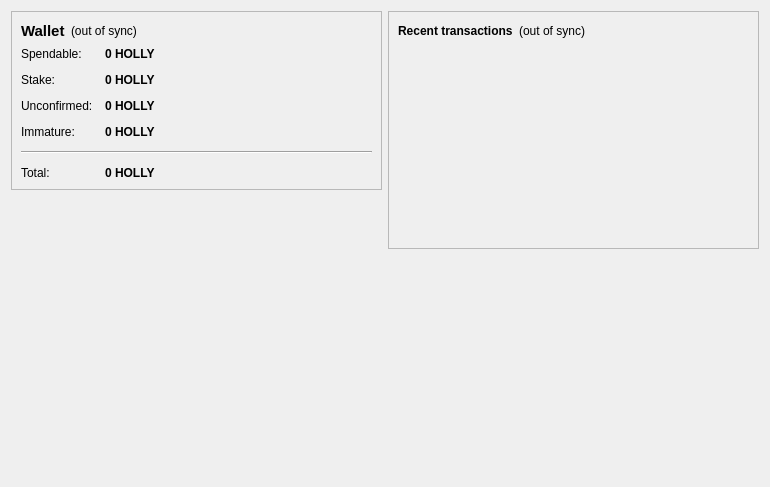
<?xml version="1.0" encoding="UTF-8"?>
<ui version="4.0">
 <class>OverviewPage</class>
 <widget class="QWidget" name="OverviewPage">
  <property name="geometry">
   <rect>
    <x>0</x>
    <y>0</y>
    <width>770</width>
    <height>487</height>
   </rect>
  </property>
  <property name="windowTitle">
   <string>Form</string>
  </property>
  <layout class="QHBoxLayout" name="horizontalLayout" stretch="1,1">
   <item>
    <layout class="QVBoxLayout" name="verticalLayout_2">
     <item>
      <widget class="QFrame" name="frame">
       <property name="frameShape">
        <enum>QFrame::StyledPanel</enum>
       </property>
       <property name="frameShadow">
        <enum>QFrame::Raised</enum>
       </property>
       <layout class="QVBoxLayout" name="verticalLayout_4">
        <item>
         <layout class="QHBoxLayout" name="horizontalLayout_4">
          <item>
           <widget class="QLabel" name="label_5">
            <property name="font">
             <font>
              <pointsize>11</pointsize>
              <weight>75</weight>
              <bold>true</bold>
             </font>
            </property>
            <property name="text">
             <string>Wallet</string>
            </property>
           </widget>
          </item>
          <item>
           <widget class="QLabel" name="labelWalletStatus">
            <property name="toolTip">
             <string>The displayed information may be out of date. Your wallet automatically synchronizes with the hollyweed network after a connection is established, but this process has not completed yet.</string>
            </property>
            <property name="styleSheet">
             <string notr="true"/>
            </property>
            <property name="text">
             <string notr="true">(out of sync)</string>
            </property>
            <property name="alignment">
             <set>Qt::AlignLeading|Qt::AlignLeft|Qt::AlignVCenter</set>
            </property>
           </widget>
          </item>
          <item>
           <spacer name="horizontalSpacer_2">
            <property name="orientation">
             <enum>Qt::Horizontal</enum>
            </property>
            <property name="sizeHint" stdset="0">
             <size>
              <width>40</width>
              <height>20</height>
             </size>
            </property>
           </spacer>
          </item>
         </layout>
        </item>
        <item>
         <layout class="QFormLayout" name="formLayout_2">
          <property name="fieldGrowthPolicy">
           <enum>QFormLayout::AllNonFixedFieldsGrow</enum>
          </property>
          <property name="horizontalSpacing">
           <number>12</number>
          </property>
          <property name="verticalSpacing">
           <number>12</number>
          </property>
          <item row="0" column="0">
           <widget class="QLabel" name="label">
            <property name="text">
             <string>Spendable:</string>
            </property>
           </widget>
          </item>
          <item row="0" column="1">
           <widget class="QLabel" name="labelBalance">
            <property name="font">
             <font>
              <weight>75</weight>
              <bold>true</bold>
             </font>
            </property>
            <property name="cursor">
             <cursorShape>IBeamCursor</cursorShape>
            </property>
            <property name="toolTip">
             <string>Your current spendable balance</string>
            </property>
            <property name="text">
             <string notr="true">0 HOLLY</string>
            </property>
            <property name="textInteractionFlags">
             <set>Qt::LinksAccessibleByMouse|Qt::TextSelectableByKeyboard|Qt::TextSelectableByMouse</set>
            </property>
           </widget>
          </item>
          <item row="1" column="0">
           <widget class="QLabel" name="label_6">
            <property name="text">
             <string>Stake:</string>
            </property>
           </widget>
          </item>
          <item row="1" column="1">
           <widget class="QLabel" name="labelStake">
            <property name="font">
             <font>
              <weight>75</weight>
              <bold>true</bold>
             </font>
            </property>
            <property name="cursor">
             <cursorShape>IBeamCursor</cursorShape>
            </property>
            <property name="toolTip">
             <string>Total of coins that was staked, and do not yet count toward the current balance</string>
            </property>
            <property name="text">
             <string notr="true">0 HOLLY</string>
            </property>
            <property name="textInteractionFlags">
             <set>Qt::LinksAccessibleByMouse|Qt::TextSelectableByKeyboard|Qt::TextSelectableByMouse</set>
            </property>
           </widget>
          </item>
          <item row="2" column="0">
           <widget class="QLabel" name="label_3">
            <property name="text">
             <string>Unconfirmed:</string>
            </property>
           </widget>
          </item>
          <item row="2" column="1">
           <widget class="QLabel" name="labelUnconfirmed">
            <property name="font">
             <font>
              <weight>75</weight>
              <bold>true</bold>
             </font>
            </property>
            <property name="cursor">
             <cursorShape>IBeamCursor</cursorShape>
            </property>
            <property name="toolTip">
             <string>Total of transactions that have yet to be confirmed, and do not yet count toward the current balance</string>
            </property>
            <property name="text">
             <string notr="true">0 HOLLY</string>
            </property>
            <property name="textInteractionFlags">
             <set>Qt::LinksAccessibleByMouse|Qt::TextSelectableByKeyboard|Qt::TextSelectableByMouse</set>
            </property>
           </widget>
          </item>
          <item row="3" column="0">
           <widget class="QLabel" name="labelImmatureText">
            <property name="text">
             <string>Immature:</string>
            </property>
           </widget>
          </item>
          <item row="3" column="1">
           <widget class="QLabel" name="labelImmature">
            <property name="font">
             <font>
              <weight>75</weight>
              <bold>true</bold>
             </font>
            </property>
            <property name="toolTip">
             <string>Mined balance that has not yet matured</string>
            </property>
            <property name="text">
             <string notr="true">0 HOLLY</string>
            </property>
            <property name="textInteractionFlags">
             <set>Qt::LinksAccessibleByMouse|Qt::TextSelectableByKeyboard|Qt::TextSelectableByMouse</set>
            </property>
           </widget>
          </item>
          <item row="4" column="0" colspan="2">
           <widget class="Line" name="line">
            <property name="orientation">
             <enum>Qt::Horizontal</enum>
            </property>
           </widget>
          </item>
          <item row="5" column="0">
           <widget class="QLabel" name="labelTotalText">
            <property name="text">
             <string>Total:</string>
            </property>
           </widget>
          </item>
          <item row="5" column="1">
           <widget class="QLabel" name="labelTotal">
            <property name="font">
             <font>
              <weight>75</weight>
              <bold>true</bold>
             </font>
            </property>
            <property name="cursor">
             <cursorShape>IBeamCursor</cursorShape>
            </property>
            <property name="toolTip">
             <string>Your current total balance</string>
            </property>
            <property name="text">
             <string notr="true">0 HOLLY</string>
            </property>
            <property name="textInteractionFlags">
             <set>Qt::LinksAccessibleByMouse|Qt::TextSelectableByKeyboard|Qt::TextSelectableByMouse</set>
            </property>
           </widget>
          </item>
         </layout>
        </item>
       </layout>
      </widget>
     </item>
     <item>
      <spacer name="verticalSpacer">
       <property name="orientation">
        <enum>Qt::Vertical</enum>
       </property>
       <property name="sizeHint" stdset="0">
        <size>
         <width>20</width>
         <height>40</height>
        </size>
       </property>
      </spacer>
     </item>
     <item>
      <widget class="QLabel" name="label_2">
       <property name="autoFillBackground">
        <bool>true</bool>
       </property>
       <property name="text">
        <string/>
       </property>
       <property name="pixmap">
        <pixmap resource="../bitcoin.qrc">:/icons/mastbg</pixmap>
       </property>
       <property name="scaledContents">
        <bool>false</bool>
       </property>
       <property name="margin">
        <number>0</number>
       </property>
      </widget>
     </item>
    </layout>
   </item>
   <item>
    <layout class="QVBoxLayout" name="verticalLayout_3">
     <item>
      <widget class="QFrame" name="frame_2">
       <property name="frameShape">
        <enum>QFrame::StyledPanel</enum>
       </property>
       <property name="frameShadow">
        <enum>QFrame::Raised</enum>
       </property>
       <layout class="QVBoxLayout" name="verticalLayout">
        <item>
         <layout class="QHBoxLayout" name="horizontalLayout_2">
          <item>
           <widget class="QLabel" name="label_4">
            <property name="text">
             <string>&lt;b&gt;Recent transactions&lt;/b&gt;</string>
            </property>
           </widget>
          </item>
          <item>
           <widget class="QLabel" name="labelTransactionsStatus">
            <property name="toolTip">
             <string>The displayed information may be out of date. Your wallet automatically synchronizes with the hollyweed network after a connection is established, but this process has not completed yet.</string>
            </property>
            <property name="styleSheet">
             <string notr="true"/>
            </property>
            <property name="text">
             <string notr="true">(out of sync)</string>
            </property>
            <property name="alignment">
             <set>Qt::AlignRight|Qt::AlignTrailing|Qt::AlignVCenter</set>
            </property>
           </widget>
          </item>
          <item>
           <spacer name="horizontalSpacer">
            <property name="orientation">
             <enum>Qt::Horizontal</enum>
            </property>
            <property name="sizeHint" stdset="0">
             <size>
              <width>40</width>
              <height>20</height>
             </size>
            </property>
           </spacer>
          </item>
         </layout>
        </item>
        <item>
         <widget class="QListView" name="listTransactions">
          <property name="styleSheet">
           <string notr="true">QListView { background: transparent; }</string>
          </property>
          <property name="frameShape">
           <enum>QFrame::NoFrame</enum>
          </property>
          <property name="verticalScrollBarPolicy">
           <enum>Qt::ScrollBarAlwaysOff</enum>
          </property>
          <property name="horizontalScrollBarPolicy">
           <enum>Qt::ScrollBarAlwaysOff</enum>
          </property>
          <property name="selectionMode">
           <enum>QAbstractItemView::NoSelection</enum>
          </property>
         </widget>
        </item>
       </layout>
      </widget>
     </item>
     <item>
      <spacer name="verticalSpacer_2">
       <property name="orientation">
        <enum>Qt::Vertical</enum>
       </property>
       <property name="sizeHint" stdset="0">
        <size>
         <width>20</width>
         <height>40</height>
        </size>
       </property>
      </spacer>
     </item>
    </layout>
   </item>
  </layout>
 </widget>
 <resources>
  <include location="../bitcoin.qrc"/>
 </resources>
 <connections/>
</ui>
